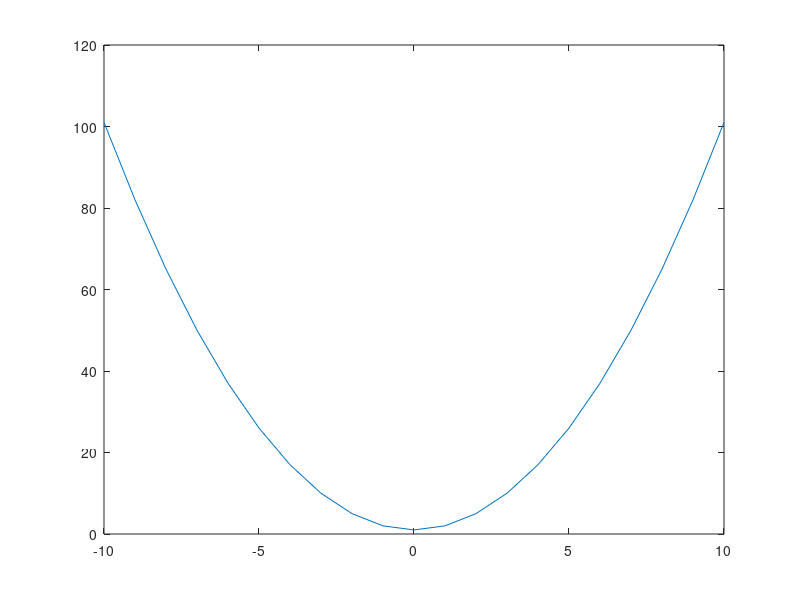

The MATLAB source for this figure:
% Octave Script 
% Title          :Funcion #2
% Descripcion    :Comprobacion de la funcion numero 2 del tema 2.2 
% Author         :Hector Daniel Marmoleo Garcia 
% Date           :20211028
% Version        :1
% Usage          :octave> cd /path/
%                :octave> Funcion2
% Notes          :Requiere aplicacion octave
%                :https://octaveintro.readthedocs.io/en/latest/index.html
clear
% dominio de la funcion 
x = -10:1:10
% regla de correspondencia (Funcion)
fx = 1 + x.^2
% plotear funcion
plot(x, fx);
